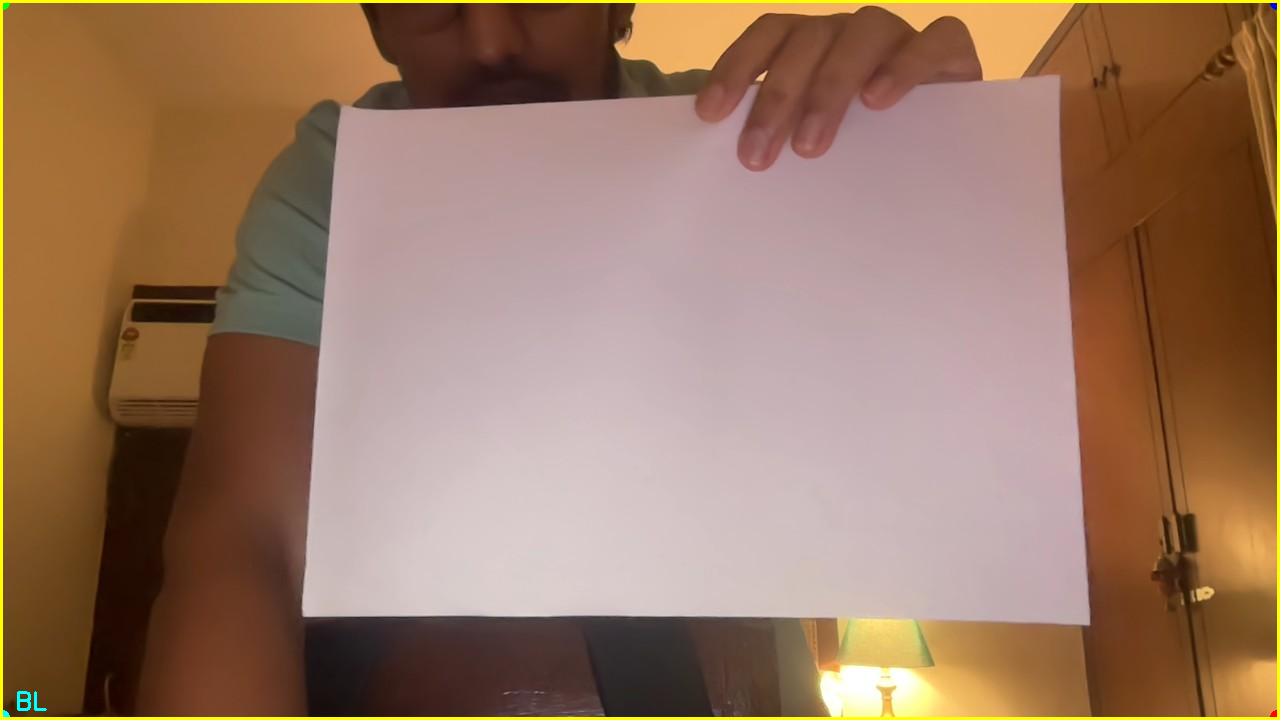
#> input picture corners_visualization.png, 1280 x 720 px
$ python -i hyperparameter_tuning.py   (imports and definitions only)
#> lines starting #> are read from the running program, lines starting #| are printed output that depends on the picture; after the words box and inside, x2 and y2 are one past the last pixel; in counts of white or black regions, pixels touching at a corner belong together
import cv2
import numpy as np
import os
import matplotlib.pyplot as plt
from itertools import product
import json


def document_scanner_with_hyperparams(image_path, blur_kernel, canny_low, canny_high,
                                     epsilon_factor, min_area, save_dir):
    """
    Document scanner with configurable hyperparameters

    Args:
        image_path: Path to input image
        blur_kernel: Gaussian blur kernel size (odd number)
        canny_low: Lower threshold for Canny edge detection
        canny_high: Upper threshold for Canny edge detection
        epsilon_factor: Factor for contour approximation (0.01-0.1)
        min_area: Minimum area threshold for quadrilaterals
        save_dir: Directory to save results

    Returns:
        Number of quadrilaterals found, result images
    """
#> called with image_path = '../corners_visualization.png', blur_kernel = 3, canny_low = 30, canny_high = 100, epsilon_factor = 0.01, min_area = 500
    # Load image
    img = cv2.imread(image_path)
#> img is the input picture: shape (720, 1280, 3); mean B, G, R 98.3, 120.5, 153.9
    if img is None:
        print(f"Error: Could not load image from {image_path}")
        return 0, None, None, None

    original = img.copy()
    gray = cv2.cvtColor(img, cv2.COLOR_BGR2GRAY)
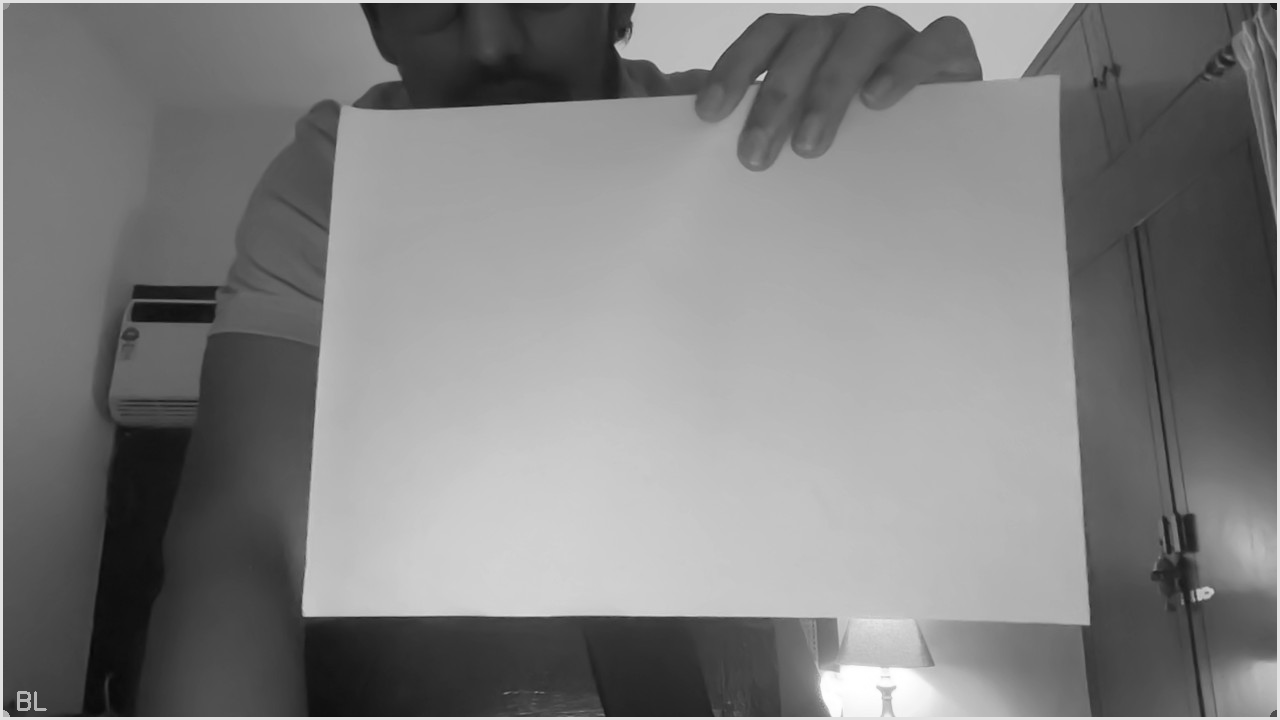
#> gray: shape (720, 1280); min 8, max 255, mean 128

    # Preprocess with hyperparameters
    blurred = cv2.GaussianBlur(gray, (blur_kernel, blur_kernel), 0)
    edges = cv2.Canny(blurred, canny_low, canny_high)
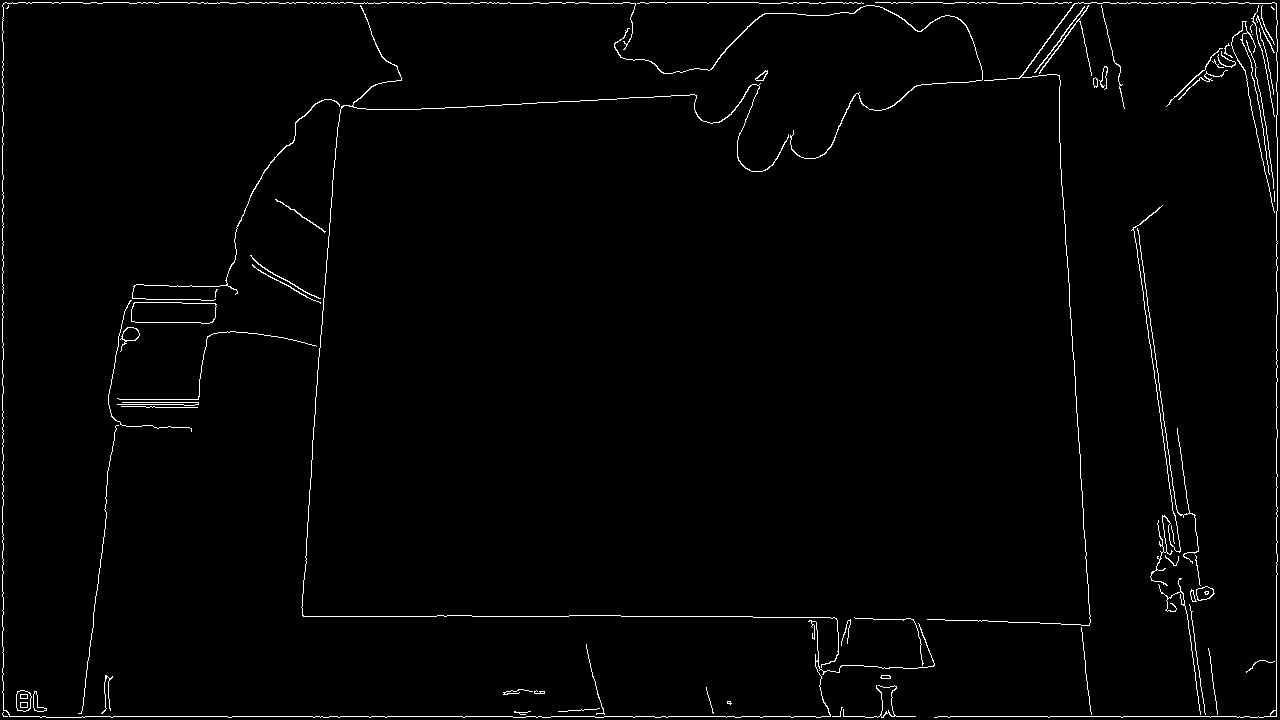
#> edges: shape (720, 1280); 1.6% white in thin lines or dots

    # Find contours
    contours, _ = cv2.findContours(edges, cv2.RETR_EXTERNAL, cv2.CHAIN_APPROX_SIMPLE)
#> contours = 68 contours, 43 with area under 20; largest, box (x1, y1, x2, y2) and area: (131, 302, 217, 324) 1636, (16, 690, 32, 712) 266, (614, 5, 983, 159) 198, (120, 327, 140, 352) 190, (1196, 586, 1215, 601) 183

    # Filter quadrilaterals with hyperparameters
    quads = []

    for cnt in contours:
        # Approximate contour
        epsilon = epsilon_factor * cv2.arcLength(cnt, True)
        approx = cv2.approxPolyDP(cnt, epsilon, True)

        # Check if it's a quadrilateral
        if len(approx) == 4 and cv2.isContourConvex(approx):
            area = cv2.contourArea(approx)
            if area > min_area:
                quads.append((area, approx))
#> this loop made 68 passes
#> epsilon on passes 1, 2, 4, 5, 6, 7, 8, 9, 10, 11, 12, 13: 0.171, 0.479, 0.357, 0.122, 0.619, 0.353, 0.65, 0.991, 0.578, 3.55, 0.242, 1.65
#> (epsilon, approx) on passes 3, 15, 17, 20, 27, 28: (0.861, [[599, 708], [558, 711]]), (1.39, [[1208, 648], [1217, 714]]), (1.82, [[1081, 627], [1091, 714]]), (2.35, [[1189, 604], [1205, 714]]), (6.21, [[118, 425], [78, 713]]), (1.56, [[121, 406], [197, 407]])
#> after the loop, quads = []

    # Sort by area, largest first
    quads = sorted(quads, key=lambda x: x[0], reverse=True)

    # Create visualizations
    result_original = original.copy()
    result_edges = cv2.cvtColor(edges, cv2.COLOR_GRAY2BGR)
#> result_edges: shape (720, 1280, 3); 1.6% white in thin lines or dots
    result_contours = original.copy()

    # Draw all plausible quadrilaterals
    colors = [(0, 255, 0), (255, 0, 0), (0, 0, 255), (255, 255, 0), (255, 0, 255)]
    for i, (area, quad) in enumerate(quads[:5]):  # Show top 5 quads
        color = colors[i % len(colors)]
        cv2.drawContours(result_contours, [quad], -1, color, 3)

        # Label corners
        for j, corner in enumerate(quad):
            pt = tuple(corner[0])
            cv2.circle(result_contours, pt, 8, color, -1)
            cv2.putText(result_contours, f"{i+1}-{j+1}", (pt[0]+10, pt[1]-10),
                       cv2.FONT_HERSHEY_SIMPLEX, 0.6, color, 2)
#> this loop made 0 passes

    # Save results
    os.makedirs(save_dir, exist_ok=True)

    # Save images
    cv2.imwrite(os.path.join(save_dir, "original.jpg"), result_original)
    cv2.imwrite(os.path.join(save_dir, "edges.jpg"), result_edges)
    cv2.imwrite(os.path.join(save_dir, "contours.jpg"), result_contours)
    cv2.imwrite(os.path.join(save_dir, "blurred.jpg"), blurred)

    # Save hyperparameters and results
    results = {
        "hyperparameters": {
            "blur_kernel": blur_kernel,
            "canny_low": canny_low,
            "canny_high": canny_high,
            "epsilon_factor": epsilon_factor,
            "min_area": min_area
        },
        "results": {
            "num_quadrilaterals": len(quads),
            "quad_areas": [float(area) for area, _ in quads],
            "image_size": img.shape[:2]
        }
    }

    with open(os.path.join(save_dir, "results.json"), "w") as f:
        json.dump(results, f, indent=2)

    return len(quads), result_original, result_edges, result_contours


def hyperparameter_tuning(image_path, base_output_dir="hyperparameter_results"):
    """
    Perform hyperparameter tuning for document scanner

    Args:
        image_path: Path to input image
        base_output_dir: Base directory for saving results

    Returns:
        Tuple of (results_summary, best_result)
    """
    # Define hyperparameter ranges
    hyperparams = {
        'blur_kernel': [3, 5, 7, 9],  # Gaussian blur kernel sizes
        'canny_low': [30, 50, 70, 100],  # Lower Canny threshold
        'canny_high': [100, 150, 200, 250],  # Upper Canny threshold
        'epsilon_factor': [0.01, 0.02, 0.03, 0.05],  # Contour approximation factor
        'min_area': [500, 1000, 2000, 5000]  # Minimum area threshold
    }

    # Create base output directory
    os.makedirs(base_output_dir, exist_ok=True)

    # Generate all combinations
    param_combinations = list(product(*hyperparams.values()))
    param_names = list(hyperparams.keys())

    print(f"Testing {len(param_combinations)} hyperparameter combinations...")

    results_summary = []

    for i, params in enumerate(param_combinations):
        # Create parameter dictionary
        param_dict = dict(zip(param_names, params))

        # Create directory name from parameters
        dir_name = f"blur{param_dict['blur_kernel']}_canny{param_dict['canny_low']}-{param_dict['canny_high']}_eps{param_dict['epsilon_factor']}_area{param_dict['min_area']}"
        save_dir = os.path.join(base_output_dir, dir_name)

        # Run scanner with these parameters
        num_quads, original, edges, contours = document_scanner_with_hyperparams(
            image_path,
            param_dict['blur_kernel'],
            param_dict['canny_low'],
            param_dict['canny_high'],
            param_dict['epsilon_factor'],
            param_dict['min_area'],
            save_dir
        )
#> num_quads = 0

        # Store results
        results_summary.append({
            'combination': i + 1,
            'parameters': param_dict,
            'num_quadrilaterals': num_quads,
            'directory': dir_name
        })

        # Print progress
        if (i + 1) % 50 == 0:
            print(f"Completed {i + 1}/{len(param_combinations)} combinations")

    # Save summary results
    with open(os.path.join(base_output_dir, "hyperparameter_summary.json"), "w") as f:
        json.dump(results_summary, f, indent=2)

    # Find best parameters (most quadrilaterals found)
    best_result = max(results_summary, key=lambda x: x['num_quadrilaterals'])

    print(f"\nHyperparameter tuning completed!")
    print(f"Total combinations tested: {len(param_combinations)}")
    print(f"Best result: {best_result['num_quadrilaterals']} quadrilaterals found")
    print(f"Best parameters: {best_result['parameters']}")
    print(f"Best result directory: {best_result['directory']}")

    return results_summary, best_result


# [75 lines left out: function quick_hyperparameter_test, not called in this run]

>>> result = hyperparameter_tuning('../corners_visualization.png')
